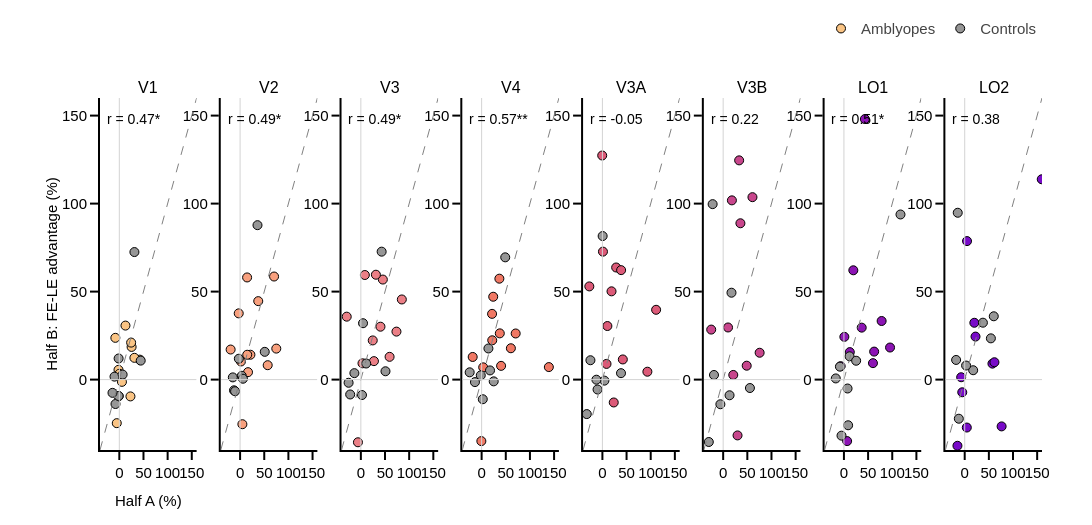

Here is the notebook cell this chart was saved with:
### Code cell
# Figure C: fellow-eye response advantage of each subject, half A vs half B (interleaved split)
df_c = df_sh[df_sh.split == 'interleaved']
vals = df_c[['adv_A', 'adv_B']].values.ravel()
lo, hi = min(-10, np.floor(np.nanpercentile(vals, 1) / 10) * 10), np.ceil(np.nanpercentile(vals, 99) / 10) * 10
fig = make_subplots(rows=1, cols=cols, subplot_titles=rois_to_keep, horizontal_spacing=hor_spacing)
for col_idx, roi in enumerate(rois_to_keep, start=1):
    dr = df_c[df_c.roi == roi].dropna(subset=['adv_A', 'adv_B'])
    xref, yref = 'x{}'.format('' if col_idx == 1 else col_idx), 'y{}'.format('' if col_idx == 1 else col_idx)
    fig.add_shape(type='line', x0=lo, x1=hi, y0=lo, y1=hi, xref=xref, yref=yref, line=dict(color='grey', width=1, dash='dash'))
    fig.add_shape(type='line', x0=lo, x1=hi, y0=0, y1=0, xref=xref, yref=yref, line=dict(color='lightgrey', width=1))
    fig.add_shape(type='line', x0=0, x1=0, y0=lo, y1=hi, xref=xref, yref=yref, line=dict(color='lightgrey', width=1))
    for group in groups:
        dg = dr[dr.group == group]
        fig.add_trace(go.Scatter(x=dg.adv_A, y=dg.adv_B, mode='markers', name=group_labels[group], showlegend=col_idx == 1,
                                 marker=dict(size=9, color=roi_colors_rgb[roi] if group == 'patient' else ctrl_color,
                                             line=dict(width=1, color='black'))), row=1, col=col_idx)
    rho, p = stats.spearmanr(dr.adv_A, dr.adv_B)
    fig.add_annotation(x=0.05, y=0.97, xref='{} domain'.format(xref), yref='{} domain'.format(yref), xanchor='left', yanchor='top',
                       text='r = {:.2f}{}'.format(rho, stars(p)), showarrow=False, font=dict(size=14))
fig.update_xaxes(range=[lo, hi], showline=True, tickangle=0)
fig.update_yaxes(range=[lo, hi], showline=True)
fig.update_xaxes(title_text='Half A (%)', row=1, col=1)
fig.update_yaxes(title_text='Half B: FE-LE advantage (%)', row=1, col=1)
fig.update_layout(template=fig_template, height=fig_height, width=fig_width,
                  legend=dict(orientation='h', font_family=template_specs['font'], font_size=template_specs['axes_font_size'],
                              x=1, y=1.15, xanchor='right', yanchor='bottom', bgcolor='rgba(0,0,0,0)', itemwidth=30),
                  margin_l=fig_margin[0], margin_t=fig_margin[1] + 40, margin_r=fig_margin[2], margin_b=fig_margin[3])
fig.show()
fig.write_image('{}/od_q5_C_advantage_split.pdf'.format(fig_dir))

### Figure 1 — Plotly figure (JSON) as saved in the notebook; plotly's stock layout.template omitted (floating-point values rounded to 4 significant figures)
{"data": [{"marker": {"color": "rgb(250, 196, 132)", "line": {"color": "black", "width": 1}, "size": 9}, "mode": "markers", "name": "Amblyopes", "showlegend": true, "type": "scatter", "x": [-1.682, 25.41, 42.4, -8.223, 23.01, 0.3486, 5.441, 31.22, 24.44, -5.287, -1.294, 12.72], "xaxis": "x", "y": [5.54, 18.56, 11.35, 23.72, -9.552, 3.325, -1.284, 12.37, 21.02, -24.76, -9.424, 30.69], "yaxis": "y"}, {"marker": {"color": "rgb(150,150,150)", "line": {"color": "black", "width": 1}, "size": 9}, "mode": "markers", "name": "Controls", "showlegend": true, "type": "scatter", "x": [-9.989, 6.854, 31.23, -7.939, 44.3, -1.458, -1.435, -14.15], "xaxis": "x", "y": [1.68, 2.86, 72.46, -13.87, 10.78, 12.0, -9.318, -7.529], "yaxis": "y"}, {"marker": {"color": "rgb(248, 160, 126)", "line": {"color": "black", "width": 1}, "size": 9}, "mode": "markers", "name": "Amblyopes", "showlegend": false, "type": "scatter", "x": [1.803, 21.36, 74.92, -19.56, 4.761, 14.76, -2.832, 70.33, 37.56, 16.38, 57.15, 14.51], "xaxis": "x2", "y": [10.3, 14.13, 17.61, 17.09, -25.35, 14.11, 37.63, 58.57, 44.58, 4.224, 8.182, 58.04], "yaxis": "y2"}, {"marker": {"color": "rgb(150,150,150)", "line": {"color": "black", "width": 1}, "size": 9}, "mode": "markers", "name": "Controls", "showlegend": false, "type": "scatter", "x": [-15.05, 3.516, 36.01, 5.885, 51.06, -2.606, -12.62, -10.38], "xaxis": "x2", "y": [1.253, 2.151, 87.75, 0.4948, 15.78, 11.85, -6.101, -6.629], "yaxis": "y2"}, {"marker": {"color": "rgb(235, 127, 134)", "line": {"color": "black", "width": 1}, "size": 9}, "mode": "markers", "name": "Amblyopes", "showlegend": false, "type": "scatter", "x": [3.388, 27.08, 73.69, -29.26, -6.027, 24.59, 8.246, 84.81, 45.49, 40.61, 59.47, 31.17], "xaxis": "x3", "y": [9.261, 10.49, 27.27, 35.76, -35.61, 22.26, 59.42, 45.54, 56.85, 30.06, 12.94, 59.59], "yaxis": "y3"}, {"marker": {"color": "rgb(150,150,150)", "line": {"color": "black", "width": 1}, "size": 9}, "mode": "markers", "name": "Controls", "showlegend": false, "type": "scatter", "x": [-25.38, 10.96, 43.03, 2.324, 50.99, 4.455, -13.42, -22.11], "xaxis": "x3", "y": [-1.801, 9.145, 72.69, -8.765, 4.735, 32.04, 3.664, -8.449], "yaxis": "y3"}, {"marker": {"color": "rgb(240, 120, 100)", "line": {"color": "black", "width": 1}, "size": 9}, "mode": "markers", "name": "Amblyopes", "showlegend": false, "type": "scatter", "x": [3.234, 40.29, 60.56, -18.52, -0.5707, 21.97, 36.71, 70.47, 23.98, 37.61, 139.2, 21.63], "xaxis": "x4", "y": [6.961, 7.8, 17.81, 12.86, -34.95, 22.33, 57.34, 26.21, 47.08, 26.28, 7.106, 37.35], "yaxis": "y4"}, {"marker": {"color": "rgb(150,150,150)", "line": {"color": "black", "width": 1}, "size": 9}, "mode": "markers", "name": "Controls", "showlegend": false, "type": "scatter", "x": [-1.775, 17.36, 48.84, 2.372, 25.01, 14.04, -13.82, -24.75], "xaxis": "x4", "y": [2.401, 5.213, 69.47, -11.15, -1.002, 17.68, -1.423, 4.136], "yaxis": "y4"}, {"marker": {"color": "rgb(220, 90, 120)", "line": {"color": "black", "width": 1}, "size": 9}, "mode": "markers", "name": "Amblyopes", "showlegend": false, "type": "scatter", "x": [8.497, 42.26, 111.2, -27.06, 23.5, 10.31, 28.47, -0.4087, 18.89, 38.74, 93.13, 1.147], "xaxis": "x5", "y": [8.916, 11.45, 39.66, 52.94, -12.99, 30.44, 63.7, 127.3, 50.15, 62.19, 4.486, 72.71], "yaxis": "y5"}, {"marker": {"color": "rgb(150,150,150)", "line": {"color": "black", "width": 1}, "size": 9}, "mode": "markers", "name": "Controls", "showlegend": false, "type": "scatter", "x": [-24.79, 4.179, 0.5046, -10.03, 38.51, 178.9, -12.44, -32.36], "xaxis": "x5", "y": [11.0, -0.5834, 81.56, -5.626, 3.651, -36.29, -0.06383, -19.6], "yaxis": "y5"}, {"marker": {"color": "rgb(200, 70, 140)", "line": {"color": "black", "width": 1}, "size": 9}, "mode": "markers", "name": "Amblyopes", "showlegend": false, "type": "scatter", "x": [20.9, 48.72, 75.49, -24.74, 29.74, 10.08, -30.82, 18.07, 35.71, 60.62, 46.33, 33.07], "xaxis": "x6", "y": [2.648, 7.899, 15.26, 28.41, -31.72, 29.61, -47.0, 101.8, 88.82, 103.7, -54.64, 124.6], "yaxis": "y6"}, {"marker": {"color": "rgb(150,150,150)", "line": {"color": "black", "width": 1}, "size": 9}, "mode": "markers", "name": "Controls", "showlegend": false, "type": "scatter", "x": [-19.0, 13.23, 17.21, -29.73, 55.39, -21.8, -5.755, -62.56], "xaxis": "x6", "y": [2.633, -8.901, 49.37, -35.45, -4.784, 99.7, -14.0, 14.27], "yaxis": "y6"}, {"marker": {"color": "rgb(140, 20, 180)", "line": {"color": "black", "width": 1}, "size": 9}, "mode": "markers", "name": "Amblyopes", "showlegend": false, "type": "scatter", "x": [12.14, 62.55, 60.09, -6.735, 6.602, 36.77, 43.37, 95.46, 0.8632, 78.01, 210.6, 19.44], "xaxis": "x7", "y": [15.62, 15.91, 9.35, 7.61, -34.94, 29.52, 148.0, 18.23, 24.29, 33.29, -12.32, 62.11], "yaxis": "y7"}, {"marker": {"color": "rgb(150,150,150)", "line": {"color": "black", "width": 1}, "size": 9}, "mode": "markers", "name": "Controls", "showlegend": false, "type": "scatter", "x": [11.7, 25.26, 117.0, 7.483, -16.85, 8.644, -8.298, -5.038], "xaxis": "x7", "y": [13.23, 10.72, 93.82, -5.061, 0.6656, -25.95, 7.358, -31.85], "yaxis": "y7"}, {"marker": {"color": "rgb(120, 10, 200)", "line": {"color": "black", "width": 1}, "size": 9}, "mode": "markers", "name": "Amblyopes", "showlegend": false, "type": "scatter", "x": [-5.072, 57.4, 61.51, -15.04, 4.337, 19.93, 4.787, 76.4, -7.315, 159.5, 176.2, 22.37], "xaxis": "x8", "y": [-7.207, 9.066, 9.867, -37.6, -27.24, 32.29, 78.69, -26.59, 1.339, 113.8, 59.61, 24.44], "yaxis": "y8"}, {"marker": {"color": "rgb(150,150,150)", "line": {"color": "black", "width": 1}, "size": 9}, "mode": "markers", "name": "Controls", "showlegend": false, "type": "scatter", "x": [17.5, 37.68, 60.17, -17.79, 2.845, 54.19, -12.18, -14.42], "xaxis": "x8", "y": [5.328, 32.34, 35.98, 11.17, 7.981, 23.44, -22.23, 94.8], "yaxis": "y8"}], "layout": {"annotations": [{"font": {"size": 16}, "showarrow": false, "text": "V1", "x": 0.05128, "xanchor": "center", "xref": "paper", "y": 1, "yanchor": "bottom", "yref": "paper"}, {"font": {"size": 16}, "showarrow": false, "text": "V2", "x": 0.1795, "xanchor": "center", "xref": "paper", "y": 1, "yanchor": "bottom", "yref": "paper"}, {"font": {"size": 16}, "showarrow": false, "text": "V3", "x": 0.3077, "xanchor": "center", "xref": "paper", "y": 1, "yanchor": "bottom", "yref": "paper"}, {"font": {"size": 16}, "showarrow": false, "text": "V4", "x": 0.4359, "xanchor": "center", "xref": "paper", "y": 1, "yanchor": "bottom", "yref": "paper"}, {"font": {"size": 16}, "showarrow": false, "text": "V3A", "x": 0.5641, "xanchor": "center", "xref": "paper", "y": 1, "yanchor": "bottom", "yref": "paper"}, {"font": {"size": 16}, "showarrow": false, "text": "V3B", "x": 0.6923, "xanchor": "center", "xref": "paper", "y": 1, "yanchor": "bottom", "yref": "paper"}, {"font": {"size": 16}, "showarrow": false, "text": "LO1", "x": 0.8205, "xanchor": "center", "xref": "paper", "y": 1, "yanchor": "bottom", "yref": "paper"}, {"font": {"size": 16}, "showarrow": false, "text": "LO2", "x": 0.9487, "xanchor": "center", "xref": "paper", "y": 1, "yanchor": "bottom", "yref": "paper"}, {"font": {"size": 14}, "showarrow": false, "text": "r = 0.47*", "x": 0.05, "xanchor": "left", "xref": "x domain", "y": 0.97, "yanchor": "top", "yref": "y domain"}, {"font": {"size": 14}, "showarrow": false, "text": "r = 0.49*", "x": 0.05, "xanchor": "left", "xref": "x2 domain", "y": 0.97, "yanchor": "top", "yref": "y2 domain"}, {"font": {"size": 14}, "showarrow": false, "text": "r = 0.49*", "x": 0.05, "xanchor": "left", "xref": "x3 domain", "y": 0.97, "yanchor": "top", "yref": "y3 domain"}, {"font": {"size": 14}, "showarrow": false, "text": "r = 0.57**", "x": 0.05, "xanchor": "left", "xref": "x4 domain", "y": 0.97, "yanchor": "top", "yref": "y4 domain"}, {"font": {"size": 14}, "showarrow": false, "text": "r = -0.05", "x": 0.05, "xanchor": "left", "xref": "x5 domain", "y": 0.97, "yanchor": "top", "yref": "y5 domain"}, {"font": {"size": 14}, "showarrow": false, "text": "r = 0.22", "x": 0.05, "xanchor": "left", "xref": "x6 domain", "y": 0.97, "yanchor": "top", "yref": "y6 domain"}, {"font": {"size": 14}, "showarrow": false, "text": "r = 0.51*", "x": 0.05, "xanchor": "left", "xref": "x7 domain", "y": 0.97, "yanchor": "top", "yref": "y7 domain"}, {"font": {"size": 14}, "showarrow": false, "text": "r = 0.38", "x": 0.05, "xanchor": "left", "xref": "x8 domain", "y": 0.97, "yanchor": "top", "yref": "y8 domain"}], "height": 525, "legend": {"bgcolor": "rgba(0, 0, 0, 0)", "font": {"family": "Arial", "size": 15}, "itemwidth": 30, "orientation": "h", "x": 1, "xanchor": "right", "y": 1.15, "yanchor": "bottom"}, "margin": {"b": 75, "l": 100, "r": 50, "t": 90}, "shapes": [{"line": {"color": "grey", "dash": "dash", "width": 1}, "type": "line", "x0": -40, "x1": 160, "xref": "x", "y0": -40, "y1": 160, "yref": "y"}, {"line": {"color": "lightgrey", "width": 1}, "type": "line", "x0": -40, "x1": 160, "xref": "x", "y0": 0, "y1": 0, "yref": "y"}, {"line": {"color": "lightgrey", "width": 1}, "type": "line", "x0": 0, "x1": 0, "xref": "x", "y0": -40, "y1": 160, "yref": "y"}, {"line": {"color": "grey", "dash": "dash", "width": 1}, "type": "line", "x0": -40, "x1": 160, "xref": "x2", "y0": -40, "y1": 160, "yref": "y2"}, {"line": {"color": "lightgrey", "width": 1}, "type": "line", "x0": -40, "x1": 160, "xref": "x2", "y0": 0, "y1": 0, "yref": "y2"}, {"line": {"color": "lightgrey", "width": 1}, "type": "line", "x0": 0, "x1": 0, "xref": "x2", "y0": -40, "y1": 160, "yref": "y2"}, {"line": {"color": "grey", "dash": "dash", "width": 1}, "type": "line", "x0": -40, "x1": 160, "xref": "x3", "y0": -40, "y1": 160, "yref": "y3"}, {"line": {"color": "lightgrey", "width": 1}, "type": "line", "x0": -40, "x1": 160, "xref": "x3", "y0": 0, "y1": 0, "yref": "y3"}, {"line": {"color": "lightgrey", "width": 1}, "type": "line", "x0": 0, "x1": 0, "xref": "x3", "y0": -40, "y1": 160, "yref": "y3"}, {"line": {"color": "grey", "dash": "dash", "width": 1}, "type": "line", "x0": -40, "x1": 160, "xref": "x4", "y0": -40, "y1": 160, "yref": "y4"}, {"line": {"color": "lightgrey", "width": 1}, "type": "line", "x0": -40, "x1": 160, "xref": "x4", "y0": 0, "y1": 0, "yref": "y4"}, {"line": {"color": "lightgrey", "width": 1}, "type": "line", "x0": 0, "x1": 0, "xref": "x4", "y0": -40, "y1": 160, "yref": "y4"}, {"line": {"color": "grey", "dash": "dash", "width": 1}, "type": "line", "x0": -40, "x1": 160, "xref": "x5", "y0": -40, "y1": 160, "yref": "y5"}, {"line": {"color": "lightgrey", "width": 1}, "type": "line", "x0": -40, "x1": 160, "xref": "x5", "y0": 0, "y1": 0, "yref": "y5"}, {"line": {"color": "lightgrey", "width": 1}, "type": "line", "x0": 0, "x1": 0, "xref": "x5", "y0": -40, "y1": 160, "yref": "y5"}, {"line": {"color": "grey", "dash": "dash", "width": 1}, "type": "line", "x0": -40, "x1": 160, "xref": "x6", "y0": -40, "y1": 160, "yref": "y6"}, {"line": {"color": "lightgrey", "width": 1}, "type": "line", "x0": -40, "x1": 160, "xref": "x6", "y0": 0, "y1": 0, "yref": "y6"}, {"line": {"color": "lightgrey", "width": 1}, "type": "line", "x0": 0, "x1": 0, "xref": "x6", "y0": -40, "y1": 160, "yref": "y6"}, {"line": {"color": "grey", "dash": "dash", "width": 1}, "type": "line", "x0": -40, "x1": 160, "xref": "x7", "y0": -40, "y1": 160, "yref": "y7"}, {"line": {"color": "lightgrey", "width": 1}, "type": "line", "x0": -40, "x1": 160, "xref": "x7", "y0": 0, "y1": 0, "yref": "y7"}, {"line": {"color": "lightgrey", "width": 1}, "type": "line", "x0": 0, "x1": 0, "xref": "x7", "y0": -40, "y1": 160, "yref": "y7"}, {"line": {"color": "grey", "dash": "dash", "width": 1}, "type": "line", "x0": -40, "x1": 160, "xref": "x8", "y0": -40, "y1": 160, "yref": "y8"}, {"line": {"color": "lightgrey", "width": 1}, "type": "line", "x0": -40, "x1": 160, "xref": "x8", "y0": 0, "y1": 0, "yref": "y8"}, {"line": {"color": "lightgrey", "width": 1}, "type": "line", "x0": 0, "x1": 0, "xref": "x8", "y0": -40, "y1": 160, "yref": "y8"}], "width": 2100, "xaxis": {"anchor": "y", "domain": [0, 0.1026], "range": [-40, 160], "showline": true, "tickangle": 0, "title": {"text": "Half A (%)"}, "type": "linear"}, "xaxis2": {"anchor": "y2", "domain": [0.1282, 0.2308], "range": [-40, 160], "showline": true, "tickangle": 0, "type": "linear"}, "xaxis3": {"anchor": "y3", "domain": [0.2564, 0.359], "range": [-40, 160], "showline": true, "tickangle": 0, "type": "linear"}, "xaxis4": {"anchor": "y4", "domain": [0.3846, 0.4872], "range": [-40, 160], "showline": true, "tickangle": 0, "type": "linear"}, "xaxis5": {"anchor": "y5", "domain": [0.5128, 0.6154], "range": [-40, 160], "showline": true, "tickangle": 0, "type": "linear"}, "xaxis6": {"anchor": "y6", "domain": [0.641, 0.7436], "range": [-40, 160], "showline": true, "tickangle": 0, "type": "linear"}, "xaxis7": {"anchor": "y7", "domain": [0.7692, 0.8718], "range": [-40, 160], "showline": true, "tickangle": 0, "type": "linear"}, "xaxis8": {"anchor": "y8", "domain": [0.8974, 1.0], "range": [-40, 160], "showline": true, "tickangle": 0, "type": "linear"}, "yaxis": {"anchor": "x", "domain": [0, 1], "range": [-40, 160], "showline": true, "title": {"text": "Half B: FE-LE advantage (%)"}, "type": "linear"}, "yaxis2": {"anchor": "x2", "domain": [0, 1], "range": [-40, 160], "showline": true, "type": "linear"}, "yaxis3": {"anchor": "x3", "domain": [0, 1], "range": [-40, 160], "showline": true, "type": "linear"}, "yaxis4": {"anchor": "x4", "domain": [0, 1], "range": [-40, 160], "showline": true, "type": "linear"}, "yaxis5": {"anchor": "x5", "domain": [0, 1], "range": [-40, 160], "showline": true, "type": "linear"}, "yaxis6": {"anchor": "x6", "domain": [0, 1], "range": [-40, 160], "showline": true, "type": "linear"}, "yaxis7": {"anchor": "x7", "domain": [0, 1], "range": [-40, 160], "showline": true, "type": "linear"}, "yaxis8": {"anchor": "x8", "domain": [0, 1], "range": [-40, 160], "showline": true, "type": "linear"}}}
